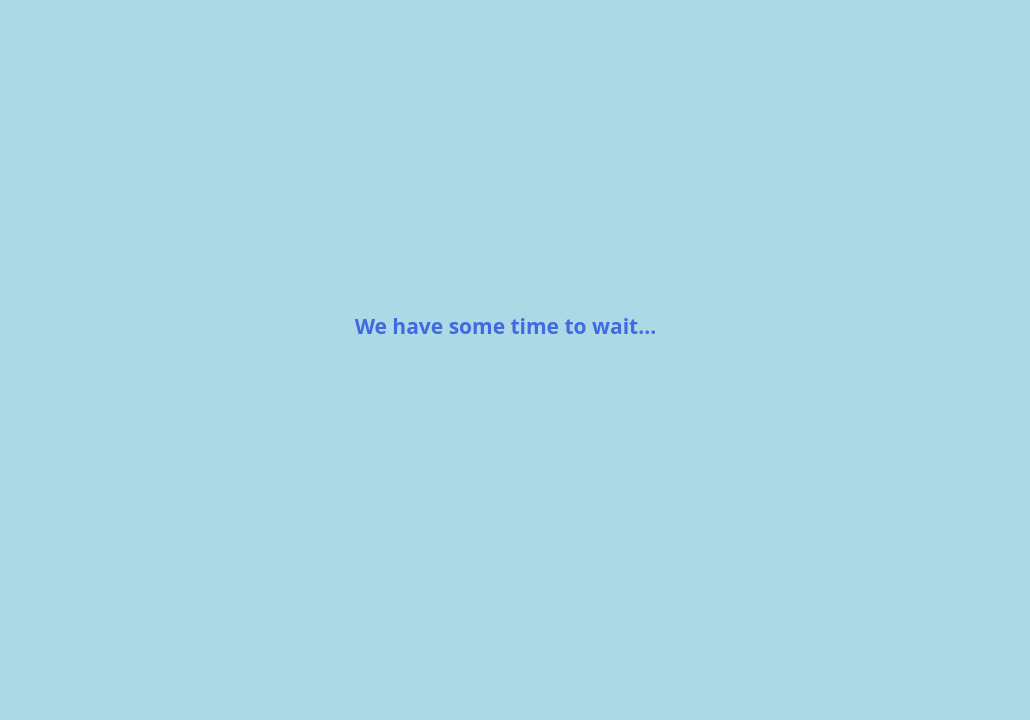
<?xml version="1.0" encoding="UTF-8"?>
<ui version="4.0">
 <class>MainWindow</class>
 <widget class="QMainWindow" name="MainWindow">
  <property name="geometry">
   <rect>
    <x>0</x>
    <y>0</y>
    <width>1030</width>
    <height>720</height>
   </rect>
  </property>
  <property name="windowTitle">
   <string>Gallows</string>
  </property>
  <property name="styleSheet">
   <string notr="true">QWidget {
	color: #4169E1;
	background-color: #ADD8E6;
	font-family: Rubik;
	font-size: 16pt;
	font-weight: 600;
}

QPushButton {
	background-color: #1E90FF;
	border: none;
}
QPushButton:hover {
	background-color: #00BFFF;
}

QPushButton:pressed {
	background-color:#0000FF;
}

</string>
  </property>
  <widget class="QWidget" name="centralwidget">
   <widget class="QLabel" name="status">
    <property name="geometry">
     <rect>
      <x>-10</x>
      <y>300</y>
      <width>1031</width>
      <height>51</height>
     </rect>
    </property>
    <property name="text">
     <string>We have some time to wait...</string>
    </property>
    <property name="alignment">
     <set>Qt::AlignCenter</set>
    </property>
   </widget>
  </widget>
 </widget>
 <resources/>
 <connections/>
</ui>
